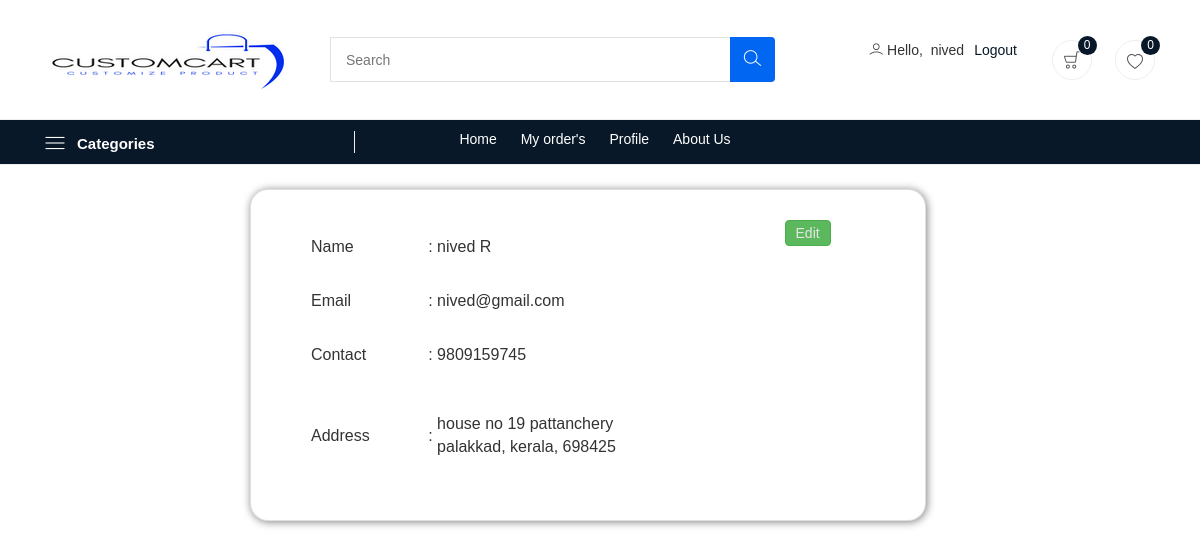
Page /profile.php (signed in) on the committed database.
### tables this page shows
CREATE TABLE `customer` (
  `id` int(5) NOT NULL,
  `f_name` varchar(15) NOT NULL,
  `l_name` varchar(15) NOT NULL,
  `email` varchar(30) NOT NULL,
  `phone` text NOT NULL,
  `address` text NOT NULL,
  `state` varchar(20) NOT NULL,
  `city` text NOT NULL,
  `pin` int(6) NOT NULL,
  `password` text NOT NULL,
  `status` int(2) NOT NULL,
  `date` date NOT NULL
);

### profile.php (the view, shortened to what this page needs)
<?php
include("header.php");
include('apps/connect/db.php');
$c=$_SESSION['USER_ID'];
?>
<html>
    <head>
  <link rel="stylesheet" href="https://maxcdn.bootstrapcdn.com/bootstrap/3.4.1/css/bootstrap.min.css">
</head>
<body>
    <?php
    $result = $db->prepare("select * from customer where id='$c'");
    $result->execute();
    $row=$result->fetch();
    ?>
<div class="main">
        <div class="card">
            <div class="card-body">
            <a type="button" class="btn btn-success edit" data-toggle="modal" data-target="#myModal">Edit</a>
                <table>
                    <tbody>
                        <tr>
                            <td>Name</td>
                            <td>:</td>
                            <td><?php echo $row['f_name']." ".$row['l_name']?></td>
                        </tr>
                        <tr>
                            <td>Email</td>
                            <td>:</td>
                            <td><?php echo $row['email'];?></td>
                        </tr>
                        <tr>
                            <td>Contact </td>
                            <td>:</td>
                            <td><?php echo $row['phone'];?></td>
                        </tr>
                        <tr>
                            <td>Address</td>
                            <td>:</td>
                            <td><?php echo $row['address']."<br>".$row['city'].", ".$row['state'].", ".$row['pin'];?></td>
                        </tr>
                    </tbody>
                </table>
            </div>
        </div>
</body>
</html>

### header.php (shortened to what this page needs)
<?php
include('apps/connect/db.php');
if(isset($_SESSION['USER_ID']))
{
$user_id=$_SESSION['USER_ID'];
$result = $db->prepare("select * from customer where id='$user_id'");
$result->execute();
$result1 = $db->prepare("select count(id) as no from cart where c_id='$user_id'");
$result1->execute();
$row1 = $result1->fetch();
$result2 = $db->prepare("select count(id) as no from wishlist where c_id='$user_id'");
$result2->execute();
$row2 = $result2->fetch();
for($i=0; $row = $result->fetch(); $i++)
{
    $name = $row['f_name'];
}
}
?>
<!DOCTYPE html>
<html class="no-js" lang="zxx">
<head>
    <link rel="stylesheet" href="assets/css/bootstrap.min.css" />
    <link rel="stylesheet" href="assets/css/LineIcons.3.0.css" />
    <link rel="stylesheet" href="assets/css/tiny-slider.css" />
    <link rel="stylesheet" href="assets/css/glightbox.min.css" />
    <link rel="stylesheet" href="assets/css/main.css" />
</head>
<body>
    <header class="header navbar-area" style="position: sticky; top: 0;">
        <div class="header-middle" style="height:120px;">
            <div class="container">
                <div class="row align-items-center">
                    <div class="col-lg-3 col-md-3 col-7">
                            <img src="assets/images/logo/logo.png" alt="Logo">
                    </div>
                    <div class="col-lg-5 col-md-7 d-xs-none">
                        <div class="main-menu-search">
                            <div class="navbar-search search-style-5">
                                <div class="search-input">
                                    <form method="POST" action="search.php">
                                    <input type="text" placeholder="Search" name="search" required>
                                </div>
                                <div class="search-btn">
                                    <button><i class="lni lni-search-alt"></i></button>
                                </div>
                            </div>
                        </div>
                    </div>
                    <div class="col-lg-4 col-md-2 col-5">
                            <div class="navbar-cart">
                                <div class="user">
                                    <i class="lni lni-user"></i>
                                    <?php
                                    if(isset($_SESSION['USER_ID']))
                                    echo "Hello,&nbsp; $name</div>
                                    <a href='logout.php' class='col-lg-3 col-md-3' style='align:left;padding:0px 10px;color:#081828;'>Logout</a>";
                                    ?><div class="cart-items">
                                    <a href="cart.php" class="main-btn">
                                        <i class="lni lni-cart"></i>
                                        <span class="total-items"><?php if(isset($_SESSION['USER_ID'])) echo $row1['no']; else echo 0;?></span>
                                    </a>
                                </div>&nbsp;&nbsp;&nbsp;&nbsp;&nbsp;&nbsp;
                                <div class="cart-items">
                                <a href="wishlist.php" class="main-btn">
                                        <span class="total-items"><?php if(isset($_SESSION['USER_ID'])) echo $row2['no']; else echo 0;?></span>
                                    </a>
                                </div>
                            </div>
                        </div>
                    </div>
                </div>
            </div>
        <div class="topbar" style="padding:5px;">
            <div class="container">
                <div class="row align-items-center">
                    <div class="col-lg-4 col-md-0 col-12">
                        <div class="mega-category-menu">
                            <span class="cat-button" style="color: white;"><i class="lni lni-menu"></i>Categories</span>
                        </div>
                    </div>
                    <div class="col-lg-4 col-md-5 col-12">
                        <div class="top-middle" style="margin-top:4px;">
                            <ul class="useful-links">
                                <li><a href="index.php">Home</a></li>
                                <li><a href="orders.php">My order's</a></li>
                                <li><a href="profile.php">Profile</a></li>
                                <li><a href="about_us.php">About Us</a></li>
                            </ul>
                        </div>
                    </div>
                </div>
            </div>
    </header>
    </body></html>

### profile.php (style rules this page uses)
* { margin: 0; }
body { font-family: Arial; overflow: hidden; }
.main { margin-top: 2%; margin-left: 20%; font-size: 28px; padding: 0 10px; width: 58%; }
.main .card { background-color: #fff; border-radius: 18px; box-shadow: 1px 1px 8px 0 grey; height: auto; margin-bottom: 20px; padding: 20px 0 20px 50px; }
.main .card table { border: none; font-size: 16px; height: 270px; width: 80%; }
.edit { position: absolute; color: #e7e7e8; right: 14%; padding:2px 10px; }
input[type="text"] { height: 100%; width: 100%; outline: none; border: none; padding: 0 30px; font-size: 14px; font-weight: 500; border-bottom: 2px solid rgba(0,0,0,0.2); transition: all 0.3s ease; }

### rows in the picture
customer: f_name "nived", l_name "R", email "nived@gmail.com", phone "9809159745", address "house no 19 pattanchery", city "palakkad", state "kerala", pin "698425"

### other values in the picture
$row1['no'] "0"
$row2['no'] "0"
